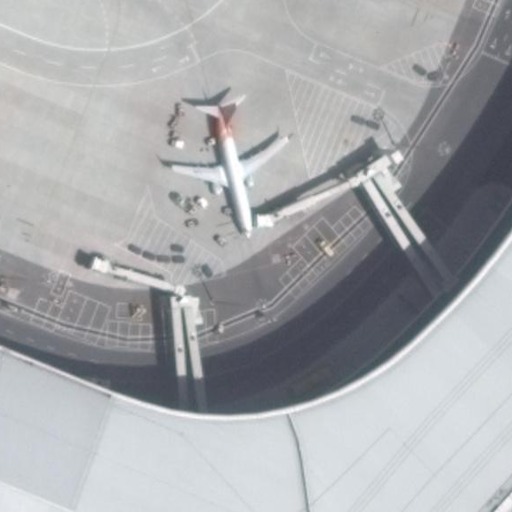
#> input picture Noise_Data_Augmentation/input_images/P0000__512__2304___1536.png, 512 x 512 px
$ python Noise_generator.py
#> lines starting #> are read from the running program, lines starting #| are printed output that depends on the picture; after the words box and inside, x2 and y2 are one past the last pixel; in counts of white or black regions, pixels touching at a corner belong together
#> further down, image is the input picture: shape (512, 512, 3); mean B, G, R 172.1, 169.2, 167.3
import numpy as np
import cv2


def striping_noise_generator(src, noise_strength=10, stripe_width=2):
#> called with noise_strength = 12, stripe_width = 2
    rows, cols, channels = src.shape
#> rows = 512; cols = 512; channels = 3

    # 각 stripe_width 개의 행마다 동일한 노이즈 값을 가지도록 노이즈 생성
    num_stripes = rows // stripe_width  # stripe_width 줄씩 묶어서 노이즈를 적용할 수 있는 줄의 개수
#> num_stripes = 256
    stripe_noise = np.random.randint(-noise_strength, noise_strength, size=(num_stripes, 1, 1))

    # stripe_width 줄씩 동일한 노이즈를 적용하여 새로운 노이즈 배열 생성
    stripe_noise = np.repeat(stripe_noise, stripe_width, axis=0)

    # 만약 총 행 수가 stripe_width로 나누어 떨어지지 않으면 남은 행에도 노이즈를 추가
    if stripe_noise.shape[0] < rows:
        extra_rows = rows - stripe_noise.shape[0]
        stripe_noise = np.vstack(
            [stripe_noise, np.random.randint(-noise_strength, noise_strength, size=(extra_rows, 1, 1))])

    # 채널 수와 동일한 크기로 노이즈 확장 (BGR 모두 같은 노이즈 적용)
    stripe_noise = np.repeat(stripe_noise, channels, axis=2)

    # 원본 이미지에 노이즈 더하기
    striped_image_array = src + stripe_noise
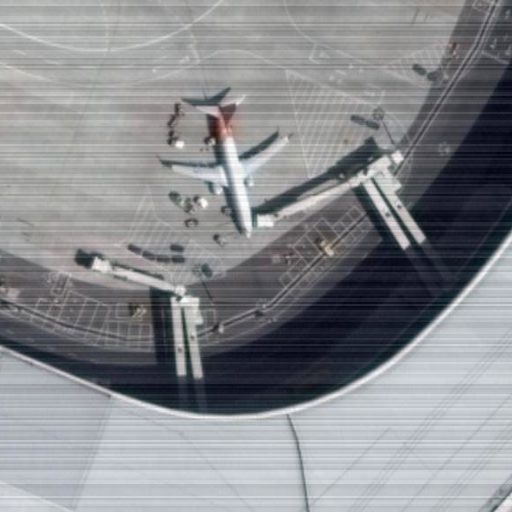
#> striped_image_array: shape (512, 512, 3) int64; mean B, G, R 171.2, 168.3, 166.4; drawn with min black and max white
    striped_image_array = np.clip(striped_image_array, 0, 255)  # 유효한 픽셀 값으로 클리핑

    # 데이터 타입 변환 (uint8로 변환)
    striped_image = striped_image_array.astype(np.uint8)

    return striped_image


def missing_line_generator(src, num_threshold=10, len_threshold=300):
#> called with num_threshold = 10, len_threshold = 300
    rows, cols, channels = src.shape
#> rows = 512; cols = 512; channels = 3
    missing_line_image = src.copy()

    # 무작위로 삭제할 줄의 인덱스 선택
    missing_rows = np.random.choice(rows, size=np.random.randint(1, num_threshold + 1), replace=False)
#> missing_rows = [199, 243, 23, 277, 360, 31, 247, 404]
    for row in missing_rows:
        # 결손 시작 위치와 길이 설정
        start_col = np.random.randint(0, cols)  # 결손 시작 위치
        line_length = np.random.randint(1, len_threshold + 1)  # 결손 길이 (1부터 threshold까지)

        # 결손 구간이 이미지 경계를 넘어가지 않도록 설정
        end_col = min(start_col + line_length, cols)

        # 해당 가로 줄에서 결손 구간을 0으로 설정
        missing_line_image[row, start_col:end_col, :] = 0
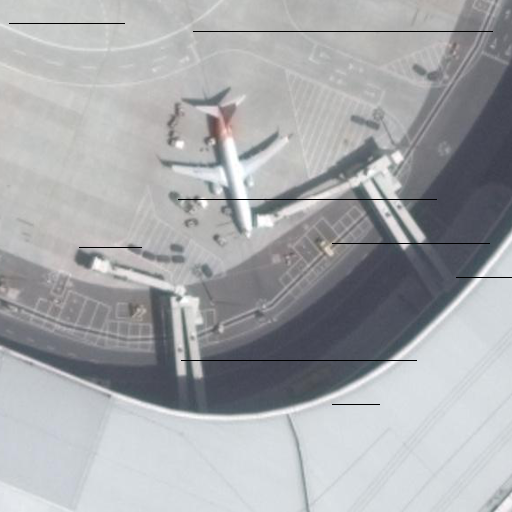
#> missing_line_image: shape (512, 512, 3); 0.47% of pixels changed, all inside (x1, y1, x2, y2) = (9, 23, 512, 405)

    return missing_line_image

def haze_noise_generator(src, haze_strength=150):
#> called with haze_strength = 150
    rows, cols, channels = src.shape
    haze_image = src.copy()

    # 안개의 밝기 레벨 설정 (랜덤한 밝기를 가지는 행렬 생성)
    haze_layer = np.random.randint(0, haze_strength, (rows, cols, 1)).astype(np.uint8)
    haze_layer = np.repeat(haze_layer, channels, axis=2)  # 채널 수 맞추기 (1채널을 3채널로 확장)

    # 이미지에 안개 층을 덧씌우기 (haze_image:haze_layer = 7:3 비율로)
    haze_image = cv2.addWeighted(haze_image, 0.7, haze_layer, 0.3, 0)
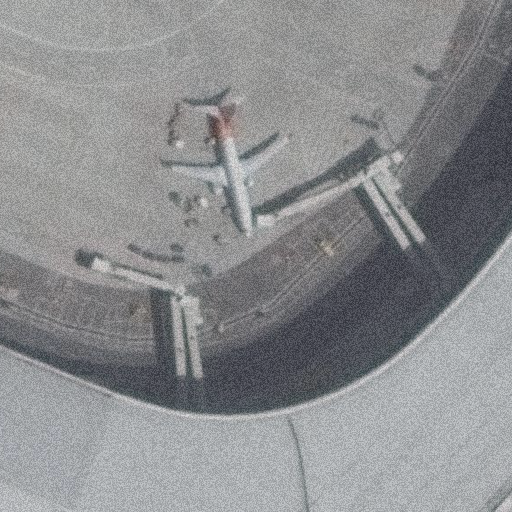
#> haze_image: shape (512, 512, 3); mean B, G, R 142.9, 140.8, 139.5

    return haze_image

if __name__ == '__main__':
    # 이미지 불러오기 (cv2는 BGR 형식으로 이미지를 불러옴)
    image_path = 'input_images/P0000__512__2304___1536.png'  # 원본 이미지 경로
    image = cv2.imread(image_path)

    # striping noise 생성
    striped_image = striping_noise_generator(image, 12, 2)

    # missing line noise 생성
    missing_line_image = missing_line_generator(image, 10, 300)

    # haze_noise 생성
    hazed_image = haze_noise_generator(image, 150)

    # 새로운 이미지 저장 (cv2는 BGR 형식이므로 BGR로 저장)
    # cv2.imwrite('striped_image.png', striped_image)
    # cv2.imwrite('missing_line_image.png', missing_line_image)
    # cv2.imwrite('hazed_image.png', hazed_image)

    # 결과 이미지 보기
    cv2.imshow('Striped Image', striped_image)
    cv2.imshow('Missing Line Image', missing_line_image)
    cv2.imshow('Hazed Image', hazed_image)
    cv2.waitKey(0)  # 키 입력을 기다림
    cv2.destroyAllWindows()

$ run again, with Noise_Data_Augmentation/input_images/P0000__512__0___3840.png copied over Noise_Data_Augmentation/input_images/P0000__512__2304___1536.png
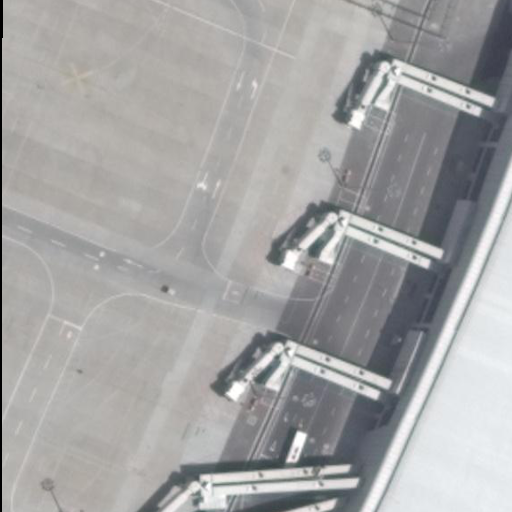
#> input picture Noise_Data_Augmentation/input_images/P0000__512__0___3840.png, 512 x 512 px
#> image is the input picture: shape (512, 512, 3); mean B, G, R 164.1, 164.2, 164.2
#> after the loop in missing_line_generator, `for row in missing_rows:`:
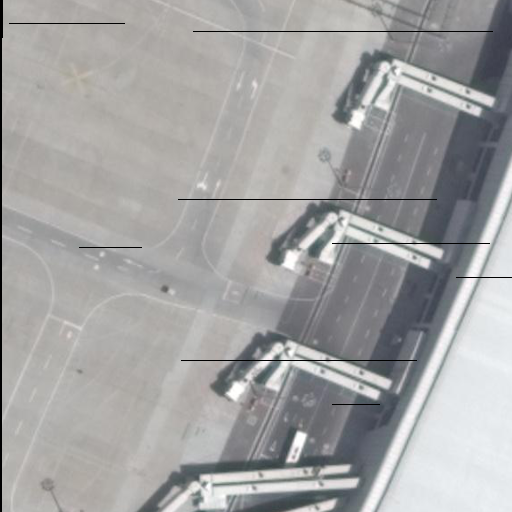
#> missing_line_image: shape (512, 512, 3); 0.47% of pixels changed, all inside (x1, y1, x2, y2) = (9, 23, 512, 405)
#> in haze_noise_generator, `haze_image = cv2.addWeighted(haze_image, 0.7, haze_layer, 0.3, 0)`:
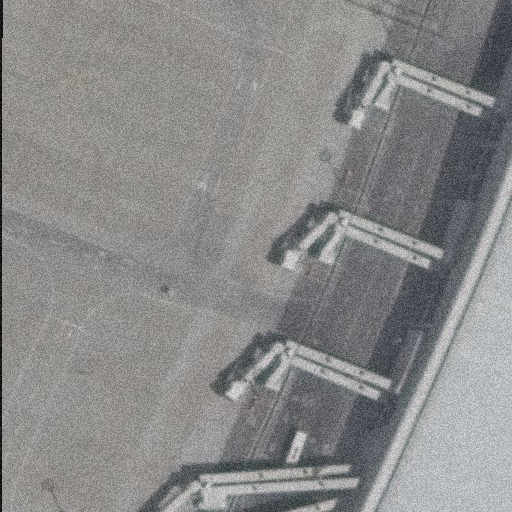
#> haze_image: shape (512, 512, 3); mean B, G, R 137.2, 137.3, 137.3

$ run again, with Noise_Data_Augmentation/input_images/P0000__512__2304___1920.png copied over Noise_Data_Augmentation/input_images/P0000__512__2304___1536.png
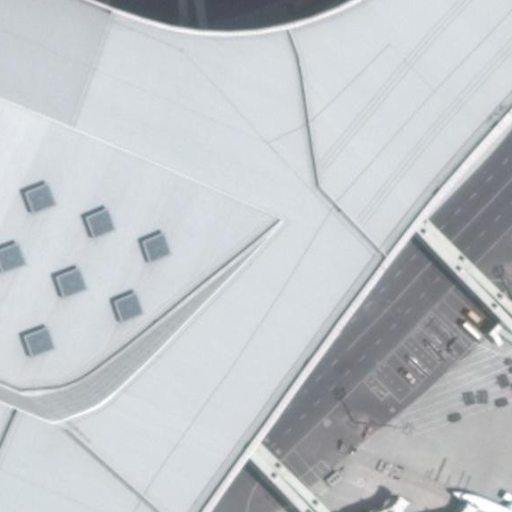
#> input picture Noise_Data_Augmentation/input_images/P0000__512__2304___1920.png, 512 x 512 px
#> image is the input picture: shape (512, 512, 3); mean B, G, R 201.1, 197.3, 193.1
#> after the loop in missing_line_generator, `for row in missing_rows:`:
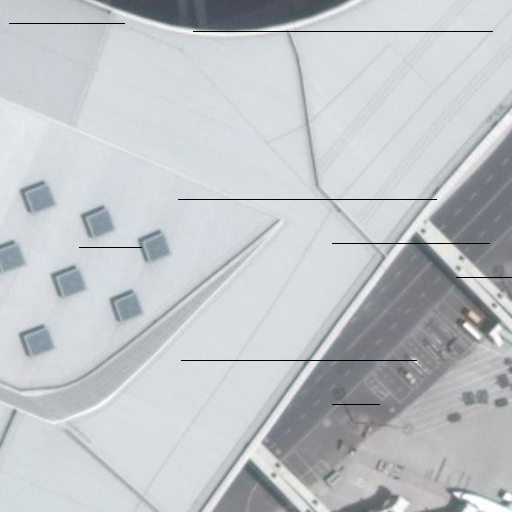
#> missing_line_image: shape (512, 512, 3); 0.47% of pixels changed, all inside (x1, y1, x2, y2) = (9, 23, 512, 405)
#> in haze_noise_generator, `haze_image = cv2.addWeighted(haze_image, 0.7, haze_layer, 0.3, 0)`:
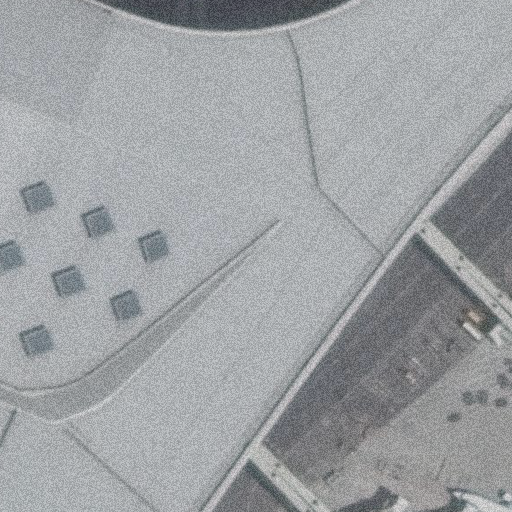
#> haze_image: shape (512, 512, 3); mean B, G, R 163.1, 160.5, 157.6

$ run again, with Noise_Data_Augmentation/input_images/P0013__512__768___1152.png copied over Noise_Data_Augmentation/input_images/P0000__512__2304___1536.png
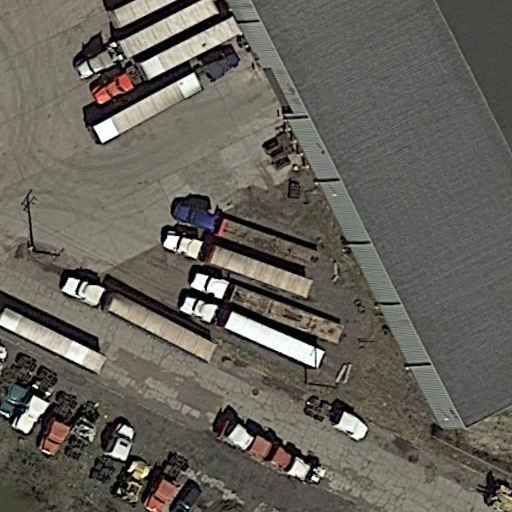
#> input picture Noise_Data_Augmentation/input_images/P0013__512__768___1152.png, 512 x 512 px
#> image is the input picture: shape (512, 512, 3); mean B, G, R 91, 98.4, 102
#> after the loop in missing_line_generator, `for row in missing_rows:`:
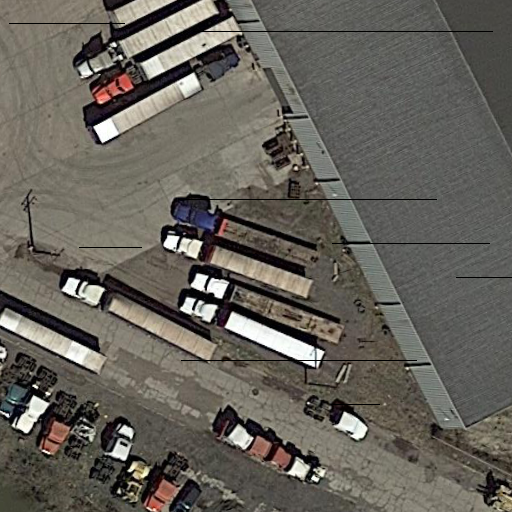
#> missing_line_image: shape (512, 512, 3); 0.47% of pixels changed, all inside (x1, y1, x2, y2) = (9, 23, 512, 405)
#> in haze_noise_generator, `haze_image = cv2.addWeighted(haze_image, 0.7, haze_layer, 0.3, 0)`:
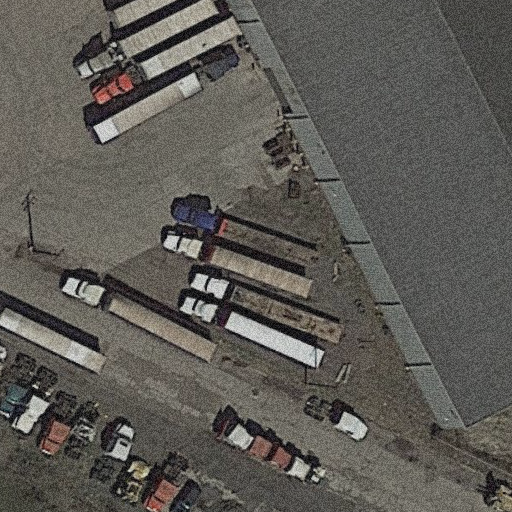
#> haze_image: shape (512, 512, 3); mean B, G, R 86.1, 91.3, 93.8
